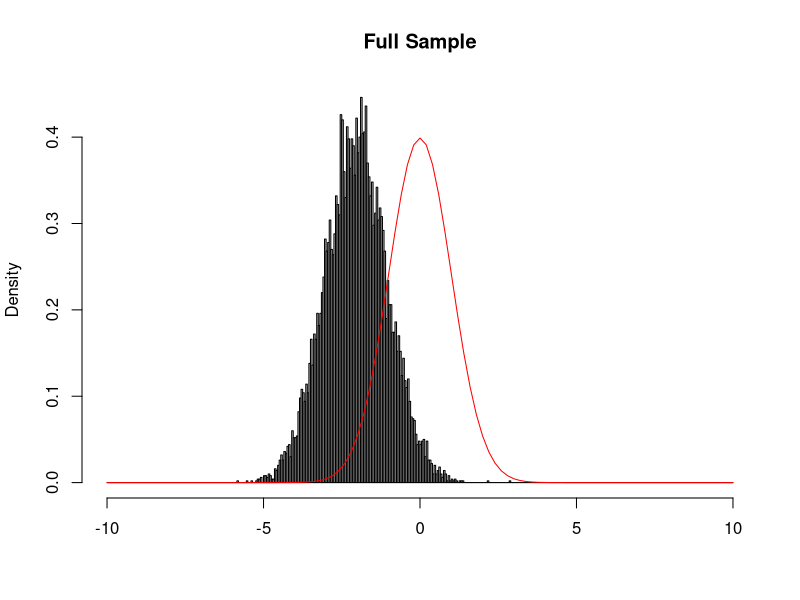
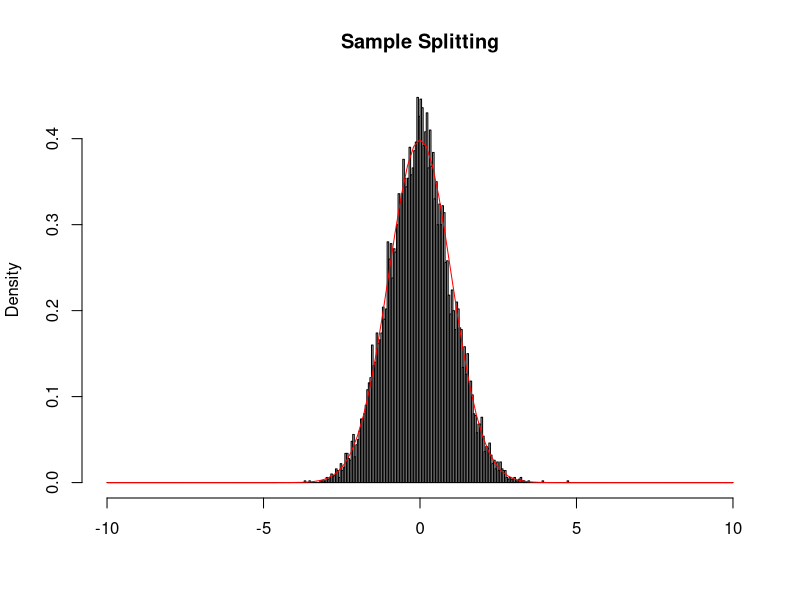

These charts were generated, in order, by the following R code:
## ---- chunk 1
knitr::opts_chunk$set(echo = TRUE)
## ---- chunk 2
set.seed(640)
B = 10000
n = 500

b1 = rep(0,B)
b2 = rep(0,B)

for(i in 1:B){
  xh = matrix(rnorm((n/2),0,1), nrow = n/2,ncol = 1)
  x = rbind(xh,xh)
  v = matrix(rnorm(n,0,1), nrow = n,ncol = 1)
  u = matrix(rnorm(n,0,1), nrow = n,ncol = 1)
  d = x + v
  y = d + x + u
  
  mhat = x
  overfit = (y-x)/(n**(1/2.5)) # overfit
  b1[i] = t(d - mhat)%*%(y-x-overfit)/(t(d-mhat)%*%d) # full sample
  
  # sample split of data
  splitA = matrix(c(1:(n / 2)), nrow = n / 2,ncol = 1)
  splitB = matrix(c((n / 2) + 1 :n), nrow = n/2,ncol = 1)
  
  bA = (t(v[splitA]) %*% (y[splitA] - x[splitA] - overfit[splitB] ) ) / ( (t(v[splitA])%*%d[splitA] ) )
  bB = (t(v[splitB]) %*% (y[splitB] - x[splitB] - overfit[splitA] ) ) / ( (t(v[splitB])%*%d[splitB] ) )
  
  b2[i] = (1/2)*(bA+bB) # sample splitting

}
# normalize 
b1 = (b1 - 1)/sd(b1)
b2 = (b2 - 1)/sd(b2)
edges = seq(-10,10,by = 0.05)
png("Fig2_full.png")
hist(b1,breaks = edges,freq = FALSE,main="Full Sample",xlab = "")
x<-seq(-10,10,by=0.05)
curve(dnorm(x), add=TRUE,col="red")
dev.off() 
png("Fig2_split.png")
hist(b2,breaks = edges,freq = FALSE,main = "Sample Splitting",xlab = "")
curve(dnorm(x), add=TRUE,col="red")
dev.off() 
